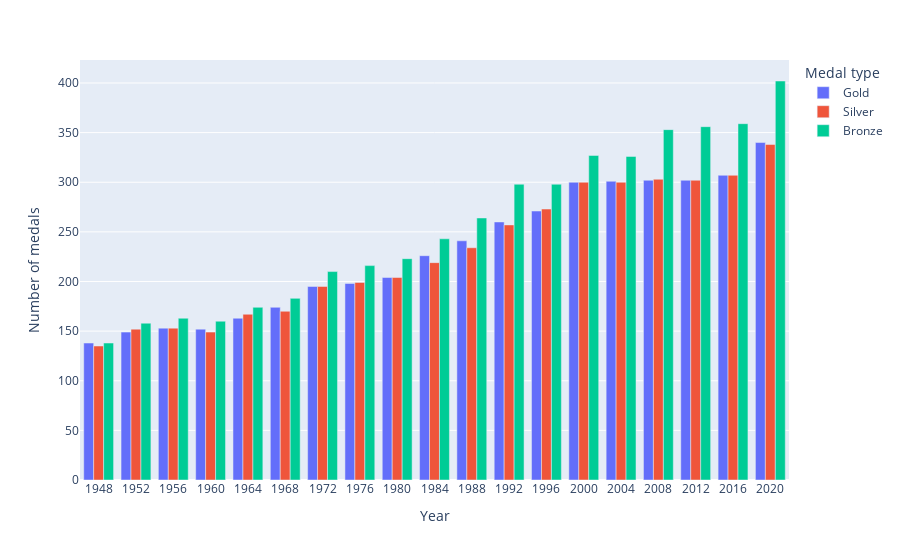

Notebook code cell kept with this figure:
### Code cell
fig_total.update_layout(
    xaxis = dict(
        tickmode = 'array',
        tickvals = totalMedals.index,
        ticktext = totalMedals.index
    )
)
fig_total

### Figure 1 — Plotly figure (JSON) as saved in the notebook; plotly's stock layout.template omitted (floating-point values rounded to 4 significant figures)
{"data": [{"alignmentgroup": "True", "hovertemplate": "variable=Gold<br>Year=%{x}<br>value=%{y}<extra></extra>", "legendgroup": "Gold", "marker": {"color": "#636efa", "pattern": {"shape": ""}}, "name": "Gold", "offsetgroup": "Gold", "orientation": "v", "showlegend": true, "textposition": "auto", "type": "bar", "x": [1948, 1952, 1956, 1960, 1964, 1968, 1972, 1976, 1980, 1984, 1988, 1992, 1996, 2000, 2004, 2008, 2012, 2016, 2020], "xaxis": "x", "y": [138, 149, 153, 152, 163, 174, 195, 198, 204, 226, 241, 260, 271, 300, 301, 302, 302, 307, 340], "yaxis": "y"}, {"alignmentgroup": "True", "hovertemplate": "variable=Silver<br>Year=%{x}<br>value=%{y}<extra></extra>", "legendgroup": "Silver", "marker": {"color": "#EF553B", "pattern": {"shape": ""}}, "name": "Silver", "offsetgroup": "Silver", "orientation": "v", "showlegend": true, "textposition": "auto", "type": "bar", "x": [1948, 1952, 1956, 1960, 1964, 1968, 1972, 1976, 1980, 1984, 1988, 1992, 1996, 2000, 2004, 2008, 2012, 2016, 2020], "xaxis": "x", "y": [135, 152, 153, 149, 167, 170, 195, 199, 204, 219, 234, 257, 273, 300, 300, 303, 302, 307, 338], "yaxis": "y"}, {"alignmentgroup": "True", "hovertemplate": "variable=Bronze<br>Year=%{x}<br>value=%{y}<extra></extra>", "legendgroup": "Bronze", "marker": {"color": "#00cc96", "pattern": {"shape": ""}}, "name": "Bronze", "offsetgroup": "Bronze", "orientation": "v", "showlegend": true, "textposition": "auto", "type": "bar", "x": [1948, 1952, 1956, 1960, 1964, 1968, 1972, 1976, 1980, 1984, 1988, 1992, 1996, 2000, 2004, 2008, 2012, 2016, 2020], "xaxis": "x", "y": [138, 158, 163, 160, 174, 183, 210, 216, 223, 243, 264, 298, 298, 327, 326, 353, 356, 359, 402], "yaxis": "y"}], "layout": {"autosize": true, "barmode": "group", "legend": {"title": {"text": "Medal type"}, "tracegroupgap": 0}, "margin": {"t": 60}, "xaxis": {"anchor": "y", "autorange": true, "domain": [0, 1], "range": [1946, 2022], "tickmode": "array", "ticktext": [1948, 1952, 1956, 1960, 1964, 1968, 1972, 1976, 1980, 1984, 1988, 1992, 1996, 2000, 2004, 2008, 2012, 2016, 2020], "tickvals": [1948, 1952, 1956, 1960, 1964, 1968, 1972, 1976, 1980, 1984, 1988, 1992, 1996, 2000, 2004, 2008, 2012, 2016, 2020], "title": {"text": "Year"}, "type": "linear"}, "yaxis": {"anchor": "x", "autorange": true, "domain": [0, 1], "range": [0, 423.2], "title": {"text": "Number of medals"}, "type": "linear"}}}
